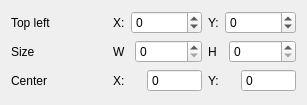
<?xml version="1.0" encoding="UTF-8"?>
<ui version="4.0">
 <class>RectVarForm</class>
 <widget class="QWidget" name="RectVarForm">
  <property name="geometry">
   <rect>
    <x>0</x>
    <y>0</y>
    <width>307</width>
    <height>105</height>
   </rect>
  </property>
  <property name="windowTitle">
   <string>Form</string>
  </property>
  <layout class="QGridLayout" name="gridLayout">
   <item row="1" column="0">
    <widget class="QLabel" name="label_4">
     <property name="text">
      <string>Size</string>
     </property>
    </widget>
   </item>
   <item row="0" column="0">
    <widget class="QLabel" name="label_3">
     <property name="text">
      <string>Top left</string>
     </property>
    </widget>
   </item>
   <item row="1" column="1">
    <layout class="QHBoxLayout" name="horizontalLayout_2">
     <item>
      <widget class="QLabel" name="label_5">
       <property name="text">
        <string>W</string>
       </property>
      </widget>
     </item>
     <item>
      <widget class="QSpinBox" name="sb_width">
       <property name="maximum">
        <number>999999999</number>
       </property>
      </widget>
     </item>
     <item>
      <widget class="QLabel" name="label_6">
       <property name="text">
        <string>H</string>
       </property>
      </widget>
     </item>
     <item>
      <widget class="QSpinBox" name="sb_height">
       <property name="maximum">
        <number>999999999</number>
       </property>
      </widget>
     </item>
    </layout>
   </item>
   <item row="0" column="1">
    <layout class="QHBoxLayout" name="horizontalLayout">
     <item>
      <widget class="QLabel" name="label">
       <property name="text">
        <string>X:</string>
       </property>
      </widget>
     </item>
     <item>
      <widget class="QSpinBox" name="sb_x">
       <property name="minimum">
        <number>-999999999</number>
       </property>
       <property name="maximum">
        <number>999999999</number>
       </property>
      </widget>
     </item>
     <item>
      <widget class="QLabel" name="label_2">
       <property name="text">
        <string>Y:</string>
       </property>
      </widget>
     </item>
     <item>
      <widget class="QSpinBox" name="sb_y">
       <property name="minimum">
        <number>-999999999</number>
       </property>
       <property name="maximum">
        <number>999999999</number>
       </property>
      </widget>
     </item>
    </layout>
   </item>
   <item row="2" column="0">
    <widget class="QLabel" name="label_7">
     <property name="text">
      <string>Center</string>
     </property>
    </widget>
   </item>
   <item row="2" column="1">
    <layout class="QHBoxLayout" name="horizontalLayout_3">
     <item>
      <widget class="QLabel" name="label_8">
       <property name="text">
        <string>X:</string>
       </property>
      </widget>
     </item>
     <item>
      <widget class="QSpinBox" name="sb_center_x">
       <property name="readOnly">
        <bool>true</bool>
       </property>
       <property name="buttonSymbols">
        <enum>QAbstractSpinBox::NoButtons</enum>
       </property>
       <property name="minimum">
        <number>-999999999</number>
       </property>
       <property name="maximum">
        <number>999999999</number>
       </property>
      </widget>
     </item>
     <item>
      <widget class="QLabel" name="label_9">
       <property name="text">
        <string>Y:</string>
       </property>
      </widget>
     </item>
     <item>
      <widget class="QSpinBox" name="sb_center_y">
       <property name="readOnly">
        <bool>true</bool>
       </property>
       <property name="buttonSymbols">
        <enum>QAbstractSpinBox::NoButtons</enum>
       </property>
       <property name="minimum">
        <number>-999999999</number>
       </property>
       <property name="maximum">
        <number>999999999</number>
       </property>
      </widget>
     </item>
    </layout>
   </item>
  </layout>
 </widget>
 <resources/>
 <connections/>
</ui>
